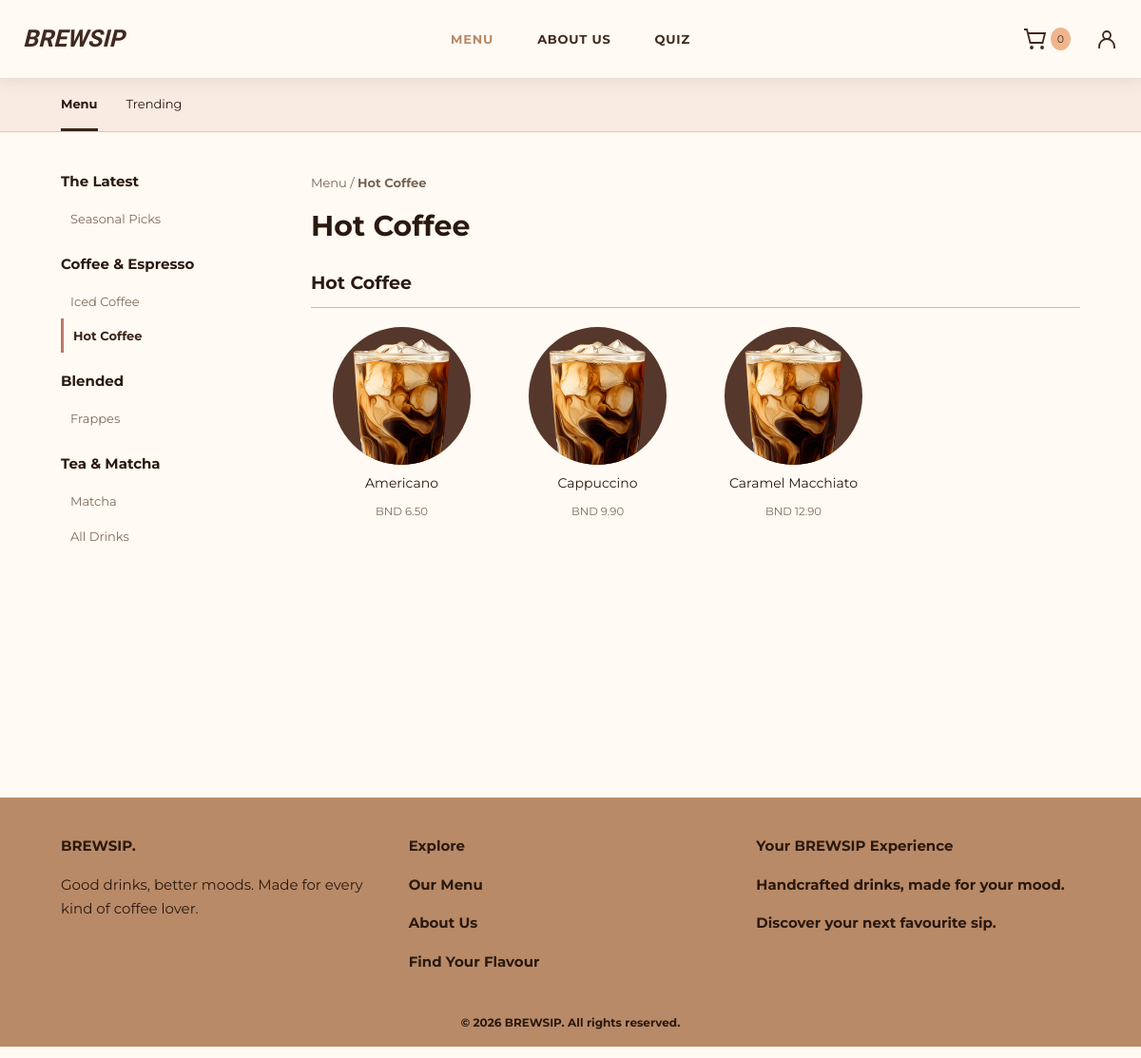
/menu.php?category=2, run on the app's committed database.
### tables this page shows
CREATE TABLE `category` (
  `category_id` int(11) NOT NULL,
  `category_name` varchar(100) NOT NULL
);

CREATE TABLE `menu_item` (
  `menu_id` int(11) NOT NULL,
  `category_id` int(11) NOT NULL,
  `menu_name` varchar(100) NOT NULL,
  `description` text DEFAULT NULL,
  `price` decimal(10,2) NOT NULL,
  `stock_quantity` int(11) NOT NULL DEFAULT 0,
  `availability` tinyint(1) NOT NULL DEFAULT 1,
  `image` varchar(255) DEFAULT NULL
);

### config/app.php (called while the page is built, shortened)
<?php
function h($v) {
    return htmlspecialchars((string) $v, ENT_QUOTES, 'UTF-8');
}
function money($v) {
    return 'BND ' . number_format((float) $v, 2);
}
function image_path($v) {
    $v = basename((string) $v);
    return $v && is_file(__DIR__ . '/../assets/img/' . $v)
        ? 'assets/img/' . rawurlencode($v)
        : 'assets/img/products-coffee-1.png';
}
function item_picture($m) {
    return image_path($m['image'] ?? '');
}

### menu.php (the view, shortened to what this page needs)
<?php
require 'config/app.php';
$cat = max(0, (int) ($_GET['category'] ?? 0));
$tab = $_GET['tab'] ?? 'menu';
$cats = $db->query(
    'SELECT *
     FROM category
     ORDER BY category_id'
)->fetch_all(MYSQLI_ASSOC);
$q = 'SELECT m.*, c.category_name
      FROM menu_item m
      JOIN category c ON c.category_id = m.category_id
      WHERE m.availability = 1';
if ($cat && $tab === 'menu') {
    $st = $db->prepare(
        $q . ' AND m.category_id = ?
               ORDER BY m.menu_name'
    );
    $st->bind_param('i', $cat);
    $st->execute();
    $items = $st->get_result()->fetch_all(MYSQLI_ASSOC);
} else {
    $items = $db->query(
        $q . ' ORDER BY m.menu_id'
    )->fetch_all(MYSQLI_ASSOC);
}
$selected = 'All Drinks';
foreach ($cats as $c) {
    if ($cat == (int) $c['category_id']) {
        $selected = $c['category_name'];
    }
}
include 'includes/header.php';
?>
<div class="product-tabs">
    <div class="wrap">
        <?php foreach (
            [
                'menu' => 'Menu',
                'trending' => 'Trending'
            ] as $k => $v
        ): ?>
            <a
                class="<?= $tab === $k ? 'on' : '' ?>"
                href="menu.php?tab=<?= $k ?>"
            >
                <?= h($v) ?>
            </a>
        <?php endforeach; ?>
    </div>
</div>
<div class="wrap menu-layout">
    <aside class="menu-sidebar">
        <h3>
            The Latest
        </h3>
        <a href="menu.php?tab=trending">
            Seasonal Picks
        </a>
        <h3>
            Coffee & Espresso
        </h3>
        <?php foreach ($cats as $c): ?>
            <?php if (
                stripos($c['category_name'], 'coffee') !== false
            ): ?>
                <a
                    class="<?= $cat == (int) $c['category_id'] && $tab === 'menu' ? 'on' : '' ?>"
                    href="menu.php?category=<?= $c['category_id'] ?>"
                >
                    <?= h($c['category_name']) ?>
                </a>
            <?php endif; ?>
        <?php endforeach; ?>
        <h3>
            Blended
        </h3>
        <?php foreach ($cats as $c): ?>
            <?php if (
                stripos($c['category_name'], 'frappe') !== false
            ): ?>
                <a
                    class="<?= $cat == (int) $c['category_id'] ? 'on' : '' ?>"
                    href="menu.php?category=<?= $c['category_id'] ?>"
                >
                    <?= h($c['category_name']) ?>
                </a>
            <?php endif; ?>
        <?php endforeach; ?>
        <h3>
            Tea & Matcha
        </h3>
        <?php foreach ($cats as $c): ?>
            <?php if (
                stripos($c['category_name'], 'matcha') !== false ||
                stripos($c['category_name'], 'tea') !== false
            ): ?>
                <a
                    class="<?= $cat == (int) $c['category_id'] ? 'on' : '' ?>"
                    href="menu.php?category=<?= $c['category_id'] ?>"
                >
                    <?= h($c['category_name']) ?>
                </a>
            <?php endif; ?>
        <?php endforeach; ?>
        <a
            href="menu.php"
            class="<?= $cat === 0 && $tab === 'menu' ? 'on' : '' ?>"
        >
            All Drinks
        </a>
    </aside>
    <section class="menu-content">
        <div class="crumb">
            Menu /
            <strong>
                <?= h(
                    $tab === 'menu'
                        ? $selected
                        : ucfirst($tab)
                ) ?>
            </strong>
        </div>
        <h1>
            <?= h(
                $tab === 'menu'
                    ? $selected
                    : ucfirst($tab)
            ) ?>
        </h1>
        <?php
        $groups = [];
        foreach ($items as $m) {
            $groups[$m['category_name']][] = $m;
        }
        ?>
        <?php foreach ($groups as $group => $drinks): ?>
            <h2>
                <?= h($group) ?>
            </h2>
            <div class="drink-grid">
                <?php foreach ($drinks as $m): ?>
                    <a
                        class="drink-tile"
                        href="drink.php?id=<?= $m['menu_id'] ?>"
                    >
                        <span class="drink-circle">
                            <img
                                src="<?= h(item_picture($m)) ?>"
                                alt="<?= h($m['menu_name']) ?>"
                            >
                        </span>
                        <span>
                            <?= h($m['menu_name']) ?>
                        </span>
                        <small>
                            <?= money($m['price']) ?>
                        </small>
                    </a>
                <?php endforeach; ?>
            </div>
        <?php endforeach; ?>
    </section>
</div>
<?php include 'includes/footer.php'; ?>

### assets/style.css (style rules this page uses)
:root { --dark: #3a2418; --mid: #b98a67; --soft: #d9b995; --beige: #f3e6d3; --cream: #fbf6ee; --ink: #2a1910; --muted: #6d5545; }
* { box-sizing: border-box; }
body { margin: 0; background: var(--beige); color: var(--ink); font: 15px/1.7 Montserrat, Arial, sans-serif; }
h1, h2, h3, .logo { font-family: 'Exo 2', Arial, sans-serif; font-style: italic; line-height: 1.15; }
h1, h2 { text-transform: uppercase; }
a { color: inherit; text-decoration: none; }
.wrap { max-width: 1120px; margin: auto; padding-left: 24px; padding-right: 24px; }

### assets/design.css (style rules this page uses)
body { background: #f3e6d3 }
.product-tabs { background: #f5ede2; border-bottom: 1px solid #e1c9b0 }
.product-tabs .wrap { display: flex; gap: 30px }
.product-tabs a { padding: 15px 0; font-size: 13px }
.product-tabs a.on { font-weight: 700; border-bottom: 3px solid #3a2418 }
.menu-layout { display: grid; grid-template-columns: 205px 1fr; gap: 58px; padding-top: 42px; padding-bottom: 90px; background: #fbf6ee; min-height: 700px }
.menu-sidebar h3 { font: 700 15px Montserrat; margin: 20px 0 12px }
.menu-sidebar h3:first-child { margin-top: 0 }
.menu-sidebar a { display: block; padding: 7px 10px; color: #806b5b; font-size: 13px }
.menu-sidebar a.on { border-left: 3px solid #b98a67; color: #3a2418; font-weight: 700 }
.menu-content h1 { font: 700 30px Montserrat; text-transform: none; margin: 16px 0 30px }
.menu-content h2 { font: 700 19px Montserrat; text-transform: none; border-bottom: 1px solid #d9b995; padding-bottom: 14px; margin: 30px 0 20px }
.crumb { color: #776456; font-size: 13px }
.drink-grid { display: grid; grid-template-columns: repeat(4, minmax(0, 1fr)); gap: 25px 15px }
.drink-tile { display: flex; flex-direction: column; align-items: center; text-align: center; gap: 8px; font-size: 14px }
.drink-circle { width: 145px; height: 145px; border-radius: 50%; background: #3a2418; display: grid; place-items: center; overflow: hidden; transition: transform .25s }
.drink-circle img { width: 100%; height: 100%; object-fit: contain; padding: 12px }
.drink-tile small { color: #806b5b }
:root { --dark: #553b56; --mid: #e9a68c; --soft: #f3d4c8; --beige: #fff4ed; --cream: #fffaf7; --ink: #44334b; --muted: #806e82 }
body { background: var(--beige); color: var(--ink) }
.product-tabs, .crumb-strip { background: #fff5ef }
.menu-layout { background: #fffaf7 }
.menu-sidebar a.on { border-color: #e9a68c; color: #715376 }
.drink-circle, .pickup-summary { background: #715376 }
:root { --dark: #3a2418; --mid: #b98a67; --soft: #d9b995; --beige: #f3e6d3; --cream: #fbf6ee; --ink: #2a1910; --muted: #6d5545 }
.product-tabs, .crumb-strip { background: #f4ece0 }
.menu-layout, .product-showcase { background: var(--cream) }
.menu-sidebar a.on { border-color: var(--mid); color: var(--dark) }
.drink-circle, .fav-photo, .showcase-visual, .discover-photo, .quiz-hero-drink, .invite-visual, .editorial-art { background: none !important; border-radius: 0 !important }
.drink-circle::before, .fav-photo::before, .showcase-visual::before, .discover-photo::before, .quiz-hero-drink::before, .editorial-art::before { display: none !important; content: none !important }
.drink-circle { width: 155px; height: 170px; overflow: visible }
.drink-circle img { padding: 0; width: 100%; height: 100%; object-fit: contain }
.drink-circle { width: 145px; height: 145px; border-radius: 50% !important; background: #3a2418 !important; overflow: hidden }
:root { --brew-ink: #40291f; --brew-bg: #fffaf3; --brew-peach: #f6c7a9; --brew-lilac: #dfd1ed; --brew-rose: #f2d2d8; --brew-butter: #f6e6b9 }
body { background: var(--brew-bg) }
.product-tabs, .crumb-strip { background: #f9eae2 }
.menu-layout, .product-showcase { background: #fffaf3 }
.drink-circle { background: #56372b !important }
.menu-sidebar a.on { border-color: #bc786a }

### data on the page
category: category_name "Iced Coffee"
category: category_name "Hot Coffee"
category: category_name "Frappes"
category: category_name "Matcha"
menu_item: menu_name "Americano", price "BND 6.50"
menu_item: menu_name "Cappuccino", price "BND 9.90"
menu_item: menu_name "Caramel Macchiato", price "BND 12.90"

### other printed values
cart_count() "0"
$v "Menu"
$v "Trending"
$group "Hot Coffee"
